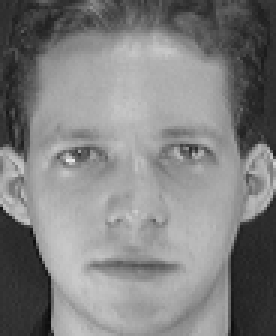
#> input picture facerec/negative/s1/1.pgm, 92 x 112 px, given in place of 1.jpg, which was not available (shown 3 times larger)
$ python test.py
#> lines starting #> are read from the running program, lines starting #| are printed output that depends on the picture; pictures that were not available may be replaced by others from this repository, and a replacement may not be noted
#!/usr/bin/env python
#  -- coding:utf-8 --
# #@Time  : 2017/3/22
# #@Author: Jee
import cv2
import numpy as np

img = cv2.imread("1.jpg")
#> img is the input picture: shape (112, 92, 3); min 11, max 234, mean 128.3
cv2.imshow("origin",img)
thresholdco = 0.05
histogram = [0]*256

rows = img.shape[0] #像素点行数
#> rows = 112
cols = img.shape[1] #像素点列数
#> cols = 92
for i in img:
    for j in i:
        b,g,r = j
        gray = (r * 299 + g * 587 + b * 114) // 1000
        histogram[gray] += 1
#> this loop made 112 passes
#> after the loop, histogram = 256 values, max 223 at index 171, min 0 at index 0, mean 40.25

calnum = 0
total = cols * rows
#> total = 10304
for i in range(256):
    if float(calnum)/total < thresholdco:
        calnum += histogram[255-i]
        num = i
    else:break
#> this loop made 70 passes
#> calnum on passes 1 to 12: 0, 0, 0, 0, 0, 0, 0, 0, 0, 0, 0, 0
#> after the loop, calnum = 543

calnum = 0
averagegray = 0
for i in reversed(range(255-num,256)):
    averagegray += histogram[i] * i
    calnum += histogram[i]
#> this loop made 69 passes
#> (averagegray, calnum) on passes 1 to 12: (0, 0), (0, 0), (0, 0), (0, 0), (0, 0), (0, 0), (0, 0), (0, 0), (0, 0), (0, 0), (0, 0), (0, 0)
#> after the loop, averagegray = 104212; calnum = 543

averagegray /=calnum
#> averagegray = 191.9
co = 255.0/averagegray
#> co = 1.33
for i in range(rows):
    for j in range(cols):
        img[i,j] = [round(co*img[i,j][0]+0.5),round(co*img[i,j][1]+0.5),round(co*img[i,j][2]+0.5)]
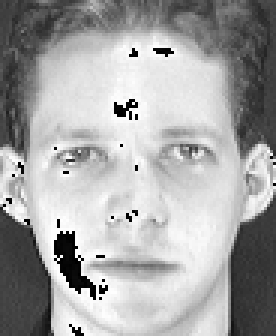
#> img: shape (112, 92, 3) (shown 3 times larger); min 0, max 254, mean 164.9
cv2.imshow("new",img)

cv2.waitKey()
cv2.destroyAllWindows()

$ run again, with facerec/negative/s1/10.pgm copied over facerec/negative/s1/1.pgm
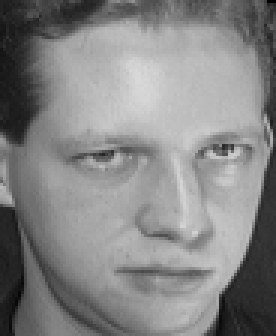
#> input picture facerec/negative/s1/10.pgm, 92 x 112 px, given in place of 1.jpg, which was not available (shown 3 times larger)
#> img is the input picture: shape (112, 92, 3); min 1, max 217, mean 132.8
#> the loop `for i in img:` made 112 passes
#> after the loop `for i in img:`: histogram = 256 values, max 140 at index 182, min 0 at index 0, mean 40.25
#> the loop `for i in range(256):` made 63 passes
#> calnum on passes 1 to 8: 0, 0, 0, 0, 0, 0, 0, 0
#> after the loop `for i in range(256):`: calnum = 545
#> the loop `for i in reversed(range(255-num,256)):` made 62 passes
#> (averagegray, calnum) on passes 1 to 8: (0, 0), (0, 0), (0, 0), (0, 0), (0, 0), (0, 0), (0, 0), (0, 0)
#> after the loop `for i in reversed(range(255-num,256)):`: averagegray = 109858; calnum = 545
#> `averagegray /=calnum`: averagegray = 201.6
#> co = 1.27
#> after the loop `for i in range(rows):`:
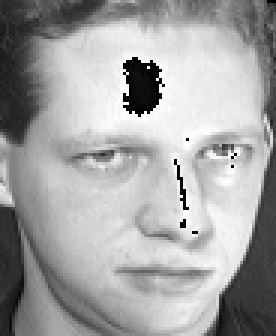
#> img: shape (112, 92, 3) (shown 3 times larger); min 0, max 255, mean 163

$ run again, with facerec/negative/s1/2.pgm copied over facerec/negative/s1/1.pgm
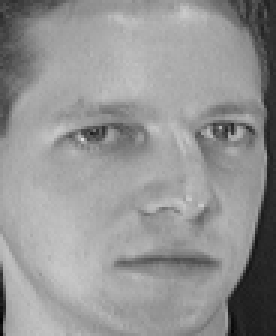
#> input picture facerec/negative/s1/2.pgm, 92 x 112 px, given in place of 1.jpg, which was not available (shown 3 times larger)
#> img is the input picture: shape (112, 92, 3); min 2, max 223, mean 148
#> the loop `for i in img:` made 112 passes
#> after the loop `for i in img:`: histogram = 256 values, max 301 at index 169, min 0 at index 0, mean 40.25
#> the loop `for i in range(256):` made 70 passes
#> calnum on passes 1 to 8: 0, 0, 0, 0, 0, 0, 0, 0
#> after the loop `for i in range(256):`: calnum = 522
#> the loop `for i in reversed(range(255-num,256)):` made 69 passes
#> (averagegray, calnum) on passes 1 to 8: (0, 0), (0, 0), (0, 0), (0, 0), (0, 0), (0, 0), (0, 0), (0, 0)
#> after the loop `for i in reversed(range(255-num,256)):`: averagegray = 99449; calnum = 522
#> `averagegray /=calnum`: averagegray = 190.5
#> co = 1.34
#> after the loop `for i in range(rows):`:
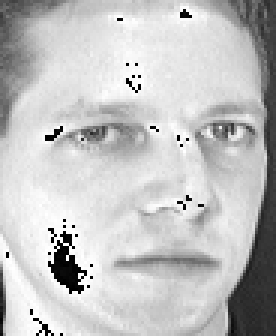
#> img: shape (112, 92, 3) (shown 3 times larger); min 0, max 255, mean 193.4

$ run again, with facerec/negative/s1/3.pgm copied over facerec/negative/s1/1.pgm
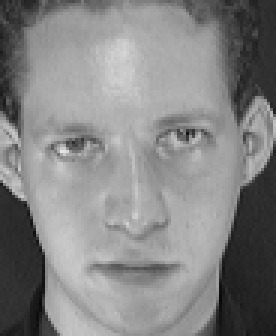
#> input picture facerec/negative/s1/3.pgm, 92 x 112 px, given in place of 1.jpg, which was not available (shown 3 times larger)
#> img is the input picture: shape (112, 92, 3); min 7, max 232, mean 132.6
#> the loop `for i in img:` made 112 passes
#> after the loop `for i in img:`: histogram = 256 values, max 228 at index 171, min 0 at index 0, mean 40.25
#> the loop `for i in range(256):` made 69 passes
#> calnum on passes 1 to 8: 0, 0, 0, 0, 0, 0, 0, 0
#> after the loop `for i in range(256):`: calnum = 547
#> the loop `for i in reversed(range(255-num,256)):` made 68 passes
#> (averagegray, calnum) on passes 1 to 8: (0, 0), (0, 0), (0, 0), (0, 0), (0, 0), (0, 0), (0, 0), (0, 0)
#> after the loop `for i in reversed(range(255-num,256)):`: averagegray = 106551; calnum = 547
#> `averagegray /=calnum`: averagegray = 194.8
#> co = 1.31
#> after the loop `for i in range(rows):`:
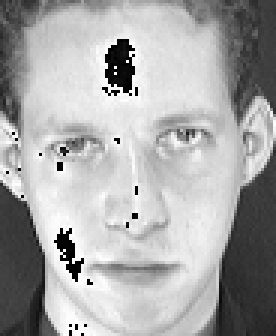
#> img: shape (112, 92, 3) (shown 3 times larger); min 0, max 254, mean 167.9
